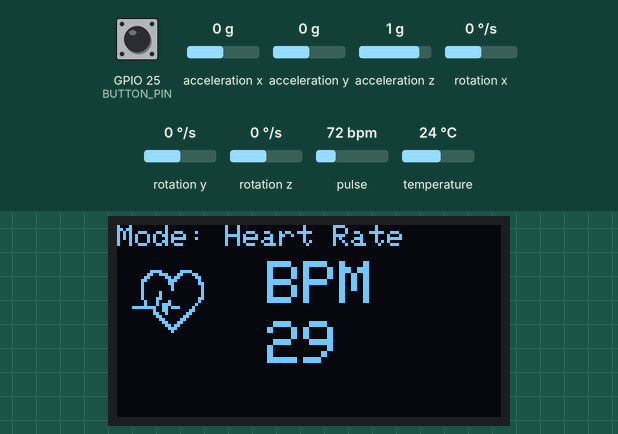
A sketch run on a simulated ESP32. Shown: 128×64 one-colour display. The test bench sets the inputs (shaded band); at power-on: GPIO 25 (BUTTON_PIN) HIGH, pulse 72 bpm, acceleration x 0 g, acceleration y 0 g, acceleration z 1 g, rotation x 0 °/s, rotation y 0 °/s, rotation z 0 °/s, temperature 24 °C. The display library's start-up logo is not drawn.

Above: at 2.4 s.
2.5 s: GPIO 25 (BUTTON_PIN) pulled LOW for 1 s
At 2.7 s:
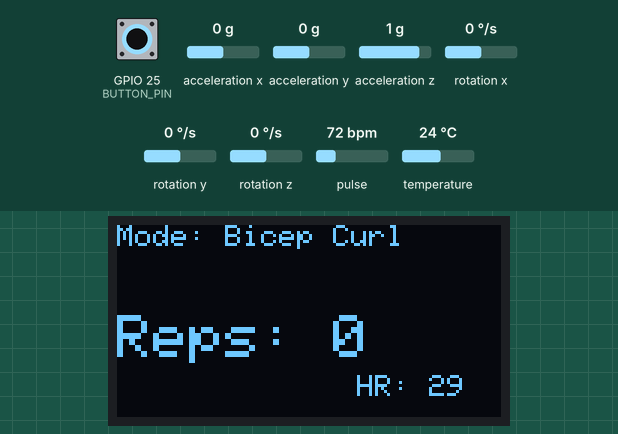
5.0 s: pulse set to 42 bpm
At 7.2 s:
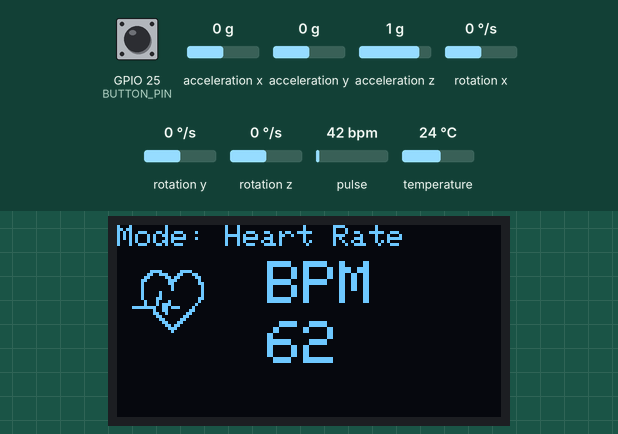
8.0 s: GPIO 25 (BUTTON_PIN) pulled LOW for 0.15 s
At 10.1 s:
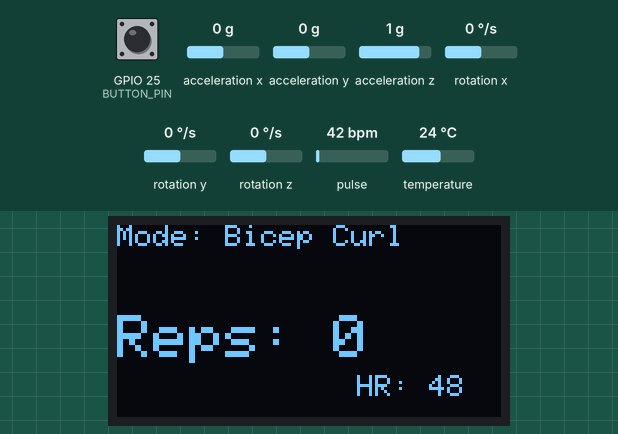
10.5 s: pulse set to 70 bpm
At 12.0 s:
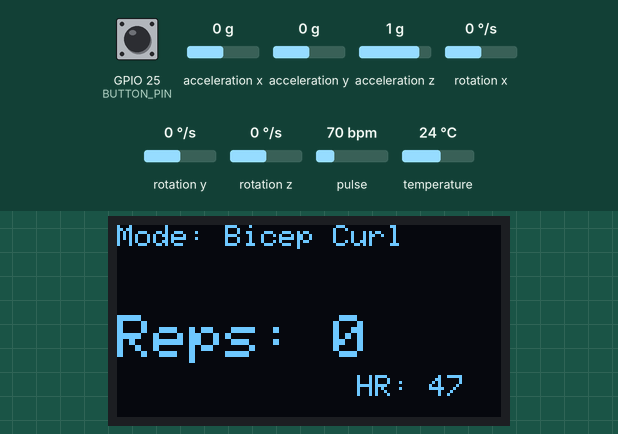
13.5 s: pulse set to 158 bpm
At 15.4 s:
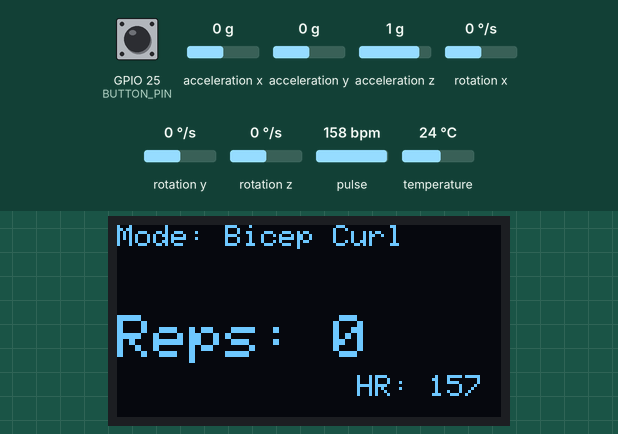
Timing chart, 0 to 16.4 s (numbered marks = the images above; inputs shaded):
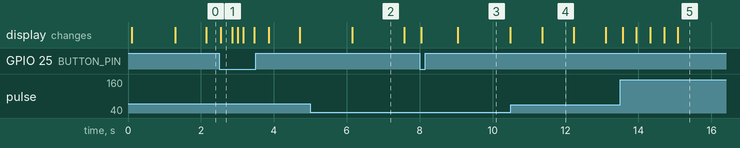

The sketch:

mpu_rep_counter.ino
```cpp
#include <Adafruit_MPU6050.h>
#include <Adafruit_Sensor.h>
#include <Wire.h>
#include "MAX30105.h"
#include "heartRate.h"
#include <Adafruit_GFX.h>
#include <Adafruit_SSD1306.h>

// --- MAX30105 Heart Rate Sensor ---
MAX30105 particleSensor;
const byte RATE_SIZE = 4;
byte rates[RATE_SIZE];
byte rateSpot = 0;
long lastBeat = 0;
float beatsPerMinute;
int beatAvg = 0;

// --- MPU6050 ---
Adafruit_MPU6050 mpu;

// --- OLED ---
#define SCREEN_WIDTH 128
#define SCREEN_HEIGHT 64
#define OLED_RESET -1
Adafruit_SSD1306 display(SCREEN_WIDTH, SCREEN_HEIGHT, &Wire, OLED_RESET);

// --- Button ---
#define BUTTON_PIN 25
unsigned long lastButtonPress = 0;
const unsigned long debounceDelay = 300;

// --- Modes ---
enum Mode {
  HR_ONLY,
  BICEP_CURL,
  LATERAL_RAISE,
  SQUAT
};
Mode currentMode = HR_ONLY;

// --- Rep Counting ---
enum RepState { RESTING, LIFTING, LOWERING };
RepState repState = RESTING;
int repCount = 0;

// --- Thresholds ---
const float BICEP_CURL_START_ANGLE = 140.0;
const float BICEP_CURL_END_ANGLE = 50.0;
const float LATERAL_RAISE_START_ANGLE = 15.0;
const float LATERAL_RAISE_END_ANGLE = 80.0;
const float SQUAT_START_ANGLE = 5.0;
const float SQUAT_END_ANGLE = 75.0;

// --- Heart Icons (Bitmap data should be placed here) ---
static const unsigned char PROGMEM logo2_bmp[] =
{ 0x03, 0xC0, 0xF0, 0x06, 0x71, 0x8C, 0x0C, 0x1B, 0x06, 0x18, 0x0E, 0x02, 0x10, 0x0C, 0x03, 0x10,
0x04, 0x01, 0x10, 0x04, 0x01, 0x10, 0x40, 0x01, 0x10, 0x40, 0x01, 0x10, 0xC0, 0x03, 0x08, 0x88,
0x02, 0x08, 0xB8, 0x04, 0xFF, 0x37, 0x08, 0x01, 0x30, 0x18, 0x01, 0x90, 0x30, 0x00, 0xC0, 0x60,
0x00, 0x60, 0xC0, 0x00, 0x31, 0x80, 0x00, 0x1B, 0x00, 0x00, 0x0E, 0x00, 0x00, 0x04, 0x00,  };

void setup() {
  Serial.begin(115200);
  delay(100);

  // --- OLED ---
  if(!display.begin(SSD1306_SWITCHCAPVCC, 0x3C)) {
    Serial.println(F("SSD1306 allocation failed"));
    for(;;);
  }
  display.display();
  delay(1000);

  // --- MAX30105 ---
  if (!particleSensor.begin(Wire, I2C_SPEED_FAST)) {
    Serial.println("MAX30105 was not found. Please check wiring/power.");
    while (1);
  }
  particleSensor.setup();
  particleSensor.setPulseAmplitudeRed(0x0A);

  // --- MPU6050 ---
  if (!mpu.begin()) {
    Serial.println("Failed to find MPU6050 chip");
    while (1) delay(10);
  }
  mpu.setAccelerometerRange(MPU6050_RANGE_8_G);
  mpu.setGyroRange(MPU6050_RANGE_500_DEG);
  mpu.setFilterBandwidth(MPU6050_BAND_21_HZ);
  delay(100);

  // --- Button ---
  pinMode(BUTTON_PIN, INPUT_PULLUP);
}

void loop() {
  // --- Button Mode Switch ---
  int buttonState = digitalRead(BUTTON_PIN);
  if (buttonState == LOW) {
    unsigned long currentTime = millis();
    if (currentTime - lastButtonPress > debounceDelay) {
      currentMode = static_cast<Mode>((currentMode + 1) % 4);
      repCount = 0;
      repState = RESTING;
      lastButtonPress = currentTime;
    }
  }

  // --- Read Heart Rate ---
  long irValue = particleSensor.getIR();

  if (irValue > 7000) { // Check for a finger first!
    bool beatDetected = checkForBeat(irValue);
    if (beatDetected) {
        long delta = millis() - lastBeat;
        lastBeat = millis();
        beatsPerMinute = 60 / (delta / 1000.0);

        if (beatsPerMinute > 20 && beatsPerMinute < 255) {
            rates[rateSpot++] = (byte)beatsPerMinute;
            rateSpot %= RATE_SIZE;
            beatAvg = 0;
            for (byte x = 0; x < RATE_SIZE; x++) beatAvg += rates[x];
            beatAvg /= RATE_SIZE;
        }
    }
  } else { // No finger is detected
    beatAvg = 0; // Reset the average so it doesn't show an old value
  }


  // --- Read MPU6050 for rep counting ---
  float angle = 0;
  if (currentMode != HR_ONLY) {
    sensors_event_t a, g, temp;
    mpu.getEvent(&a, &g, &temp);
    if (currentMode == LATERAL_RAISE) {
      angle = atan2(a.acceleration.y, a.acceleration.z) * 180 / PI;
      angle = abs(angle);
    } else {
      angle = atan2(-a.acceleration.x, sqrt(a.acceleration.y*a.acceleration.y + a.acceleration.z*a.acceleration.z)) * 180 / PI;
      angle = map(angle, -90, 90, 0, 180);
    }

    // Count reps
    switch (currentMode) {
      case BICEP_CURL:    processRep(angle, BICEP_CURL_START_ANGLE, BICEP_CURL_END_ANGLE, true); break;
      case LATERAL_RAISE: processRep(angle, LATERAL_RAISE_START_ANGLE, LATERAL_RAISE_END_ANGLE, false); break;
      case SQUAT:         processRep(angle, SQUAT_START_ANGLE, SQUAT_END_ANGLE, false); break;
      default: break;
    }
  }

  // --- Display ---
  display.clearDisplay();
  display.setTextSize(1);
  display.setTextColor(SSD1306_WHITE);

  switch (currentMode) {
    case HR_ONLY:
      display.setCursor(0, 0);
      display.println("Mode: Heart Rate");
      if (irValue < 7000) {
        display.setTextSize(1);
        display.setCursor(10, 25);
        display.println("Place finger on");
        display.setCursor(10, 35);
        display.println("the sensor.");
      } else {
        display.drawBitmap(5, 15, logo2_bmp, 24, 21, SSD1306_WHITE);
        display.setTextSize(2);
        display.setCursor(50, 12);
        display.println("BPM");
        display.setCursor(50, 32);
        display.println(beatAvg);
      }
      break;
    case BICEP_CURL:
      display.setCursor(0, 0); display.println("Mode: Bicep Curl");
      display.setTextSize(2); display.setCursor(0, 30); display.print("Reps: "); display.println(repCount);
      break;
    case LATERAL_RAISE:
      display.setCursor(0, 0); display.println("Mode: Lateral Raise");
      display.setTextSize(2); display.setCursor(0, 30); display.print("Reps: "); display.println(repCount);
      break;
    case SQUAT:
      display.setCursor(0, 0); display.println("Mode: Squat");
      display.setTextSize(2); display.setCursor(0, 30); display.print("Reps: "); display.println(repCount);
      break;
  }

  // Display HR in exercise modes if a finger is present
  if (currentMode != HR_ONLY && irValue > 7000) {
    display.setTextSize(1);
    display.setCursor(80, 50);
    display.print("HR: ");
    display.println(beatAvg);
  }

  display.display();
  // delay(50);
}

void processRep(float angle, float startThreshold, float endThreshold, bool inverted) {
  switch (repState) {
    case RESTING:
      if ((!inverted && angle > endThreshold) || (inverted && angle < endThreshold)) repState = LIFTING;
      break;
    case LIFTING:
      if ((!inverted && angle < startThreshold) || (inverted && angle > startThreshold)) repState = LOWERING;
      break;
    case LOWERING:
      if ((!inverted && angle > endThreshold) || (inverted && angle < endThreshold)) {
        repCount++;
        repState = RESTING;
      }
      break;
  }
}
```

Measured:
- after the input at 2.5 s, the display: changes after 0.05 s (image 1)
- after the input at 5.0 s, the display: changes after 1.1 s (image 2)
- after the input at 8.0 s, the display: first changes after 0.05 s (image 3 shows a later state)
- after the input at 10.5 s, the display: changes after 0.86 s (image 4)
- after the input at 13.5 s, the display: first changes after 0.06 s (image 5 shows a later state)
- what the display in image 2 shows lasts 1.5 s, from 6.1 s to 7.6 s
- what the display in image 4 shows lasts 0.8 s, from 11.4 s to 12.2 s
